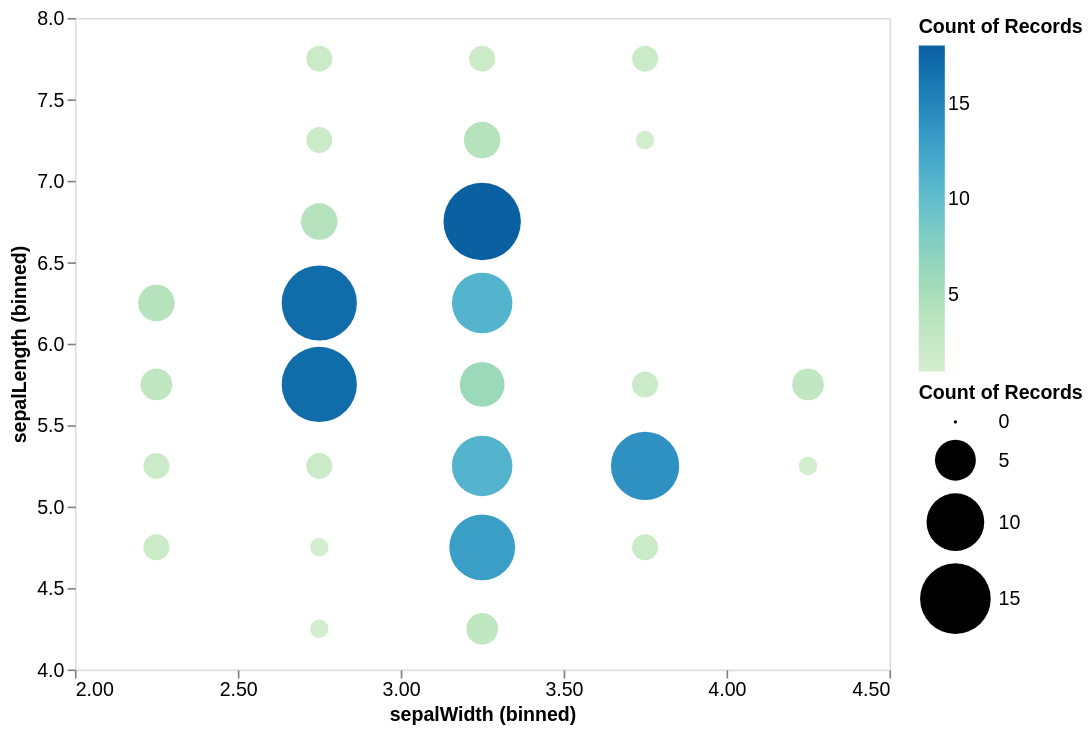

Notebook cell for this chart:
### Code cell
# heat map
(
    alt.Chart(iris_dataset)
    .mark_circle()
    .encode(
        alt.X('sepalWidth:Q', bin=alt.Bin(maxbins=10)),
        alt.Y('sepalLength:Q', bin=alt.Bin(maxbins=10)),
        color=alt.Color('count()', scale=alt.Scale(scheme='greenblue')),
        size=alt.Size('count()', scale=alt.Scale(scheme='greenblue')),
    )
    .properties(width=500, height=400)


)

### Figure 1 — Vega-Lite specification as saved in the notebook (floating-point values rounded to 4 significant figures; data arrays with more than 128 entries replaced by an {"elided": "..."} marker saying what was removed)
{"config": {"background": "white", "title": {"fontSize": 16, "font": "Helvetica", "color": "black", "anchor": "start"}, "axis": {"domain": false, "tickColor": "gray", "labelFont": "Helvetica", "labelFontSize": 12, "titleFont": "Helvetica", "titleFontSize": 12, "titleColor": "black", "gridColor": "lightgray", "gridWidth": 0.8}, "legend": {"labelFont": "Helvetica", "labelFontSize": 12, "titleFont": "Helvetica", "titleFontSize": 12}, "mark": {"color": "black", "fill": "black", "strokeWidth": 1}}, "data": {"name": "data-5492ad92962bad06c6c3f4c2fd78919a"}, "mark": {"type": "circle"}, "encoding": {"color": {"aggregate": "count", "scale": {"scheme": "greenblue"}, "type": "quantitative"}, "size": {"aggregate": "count", "scale": {"scheme": "greenblue"}, "type": "quantitative"}, "x": {"bin": {"maxbins": 10}, "field": "sepalWidth", "type": "quantitative"}, "y": {"bin": {"maxbins": 10}, "field": "sepalLength", "type": "quantitative"}}, "height": 400, "width": 500, "$schema": "https://vega.github.io/schema/vega-lite/v5.20.1.json", "datasets": {"data-5492ad92962bad06c6c3f4c2fd78919a": {"elided": "150 records"}}}
